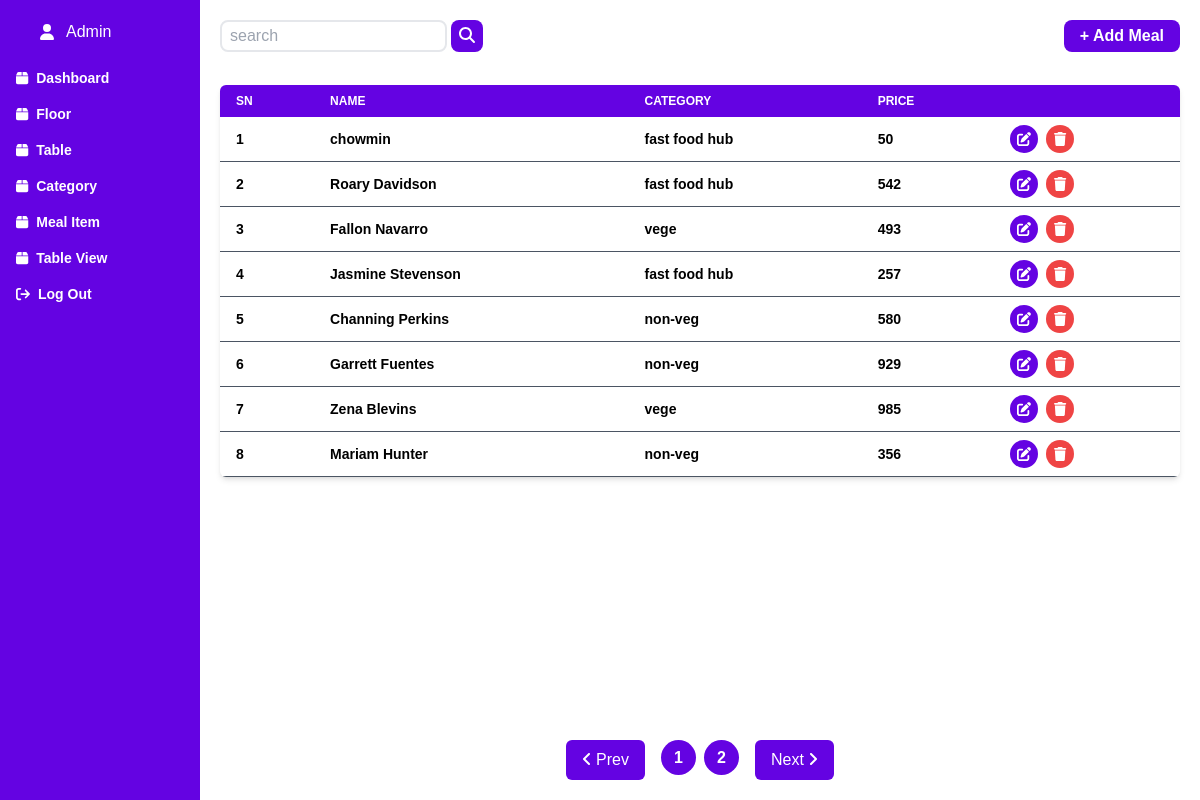
Page /restaurent/addmeal (signed in) on the committed database.
### restaurentapp/models.py (models this page shows, shortened)
class MealItem(models.Model):
   id=  models.BigAutoField(primary_key=True)
   name = models.CharField(max_length=300)
   category = models.ForeignKey(Category,on_delete=models.CASCADE,related_name="mealitem")
   image = models.ImageField(upload_to='Meal')
   ingredients = models.TextField()
   price = models.IntegerField(default=0)
   updated_at = models.DateField(auto_now_add=True)
   created_at = models.DateField(auto_now=True)

class Category(models.Model):
   id = models.BigAutoField(primary_key=True)
   name = models.CharField(max_length=300)
   icon = models.TextField()
   class Meta:
      verbose_name = 'Category'
      verbose_name_plural = 'Categories'

### restaurentapp/views.py (the view, shortened to what this page needs)
# urls.py: path('addmeal', login_required(add_meal_view), name='add_meal_view'),
def add_meal_view(request):
    context ={
        "SideNav":SideNav,
        "Data":MealItemSerializers(MealItem.objects.all(), many=True).data,
        "Category":CategorySerializers(Category.objects.all(), many=True).data,
        "Fields" : ["SN","Name","Category","Price"],
        "Page" :"MealItem",
    }
    return render(request, 'restaurent/addmeal.html',context)

### templates/restaurent/addmeal.html (shortened to what this page needs)
{% extends "main.html" %} {% block content %}
<div class="w-full h-full grid grid-cols-12 overflow-hidden">
  {% include "restaurent/sidenav.html" with SideNav=SideNav %}
  <div class="col-span-10 p-5 flex flex-col gap-3">
    <div class="h-[5vh] flex justify-between">
      <form action="" class="">
        <input
          required
          type="text"
          name="search"
          id="search"
          placeholder="search"
          class="bg-transparent border-2 border-grey-600 rounded-lg py-0.5 px-2"
        />
        <button
          type="submit"
          class="bg-primary px-2 py-1 text-white rounded-lg"
        >
          <i class="fa-solid fa-magnifying-glass"></i>
        </button>
      </form>
      <div>
        {% if user.is_staff %}
        <div
          id="add"
          class="bg-primary text-white px-4 py-1 rounded-lg font-bold cursor-pointer"
        >
          + Add Meal
        </div>
        {% endif %}
      </div>
    </div>
    <div class="flex flex-col justify-between h-full gap-4">
      <div class="mt-4" id="data">
        <div class="relative overflow-x-auto shadow-md rounded-md">
          <table
            class="w-full text-sm text-left text-gray-500 dark:text-gray-400"
          >
            <thead class="text-xs uppercase bg-primary text-white">
              <tr>
                {% for field in Fields %}
                <th scope="col" class="px-4 py-2">{{field}}</th>
                {% endfor %}
                <th scope="col" class="px-4 py-2"></th>
              </tr>
            </thead>
            <tbody class="data-list text-black">
              {% for data in Data %}
              <tr class="border-b border-gray-600">
                <th class="px-4 py-2">{{forloop.counter}}</th>
                <th scope="row" class="px-4 py-2">{{data.name}}</th>
                <th scope="row" class="px-4 py-2">{{data.category.name}}</th>
                <th scope="row" class="px-4 py-2">{{data.price}}</th>
                {% if user.is_staff %}
                <td class="px-4 py-2 flex gap-2">
                  <a
                    onclick="openPopupMeal('{{ data.id }}','{{ data.name }}','{{ data.category.name }}','{{ data.price }}','{{data.ingredients}}','{{data.image}}')"
                    class="bg-primary text-white w-7 h-7 rounded-full flex justify-center items-center cursor-pointer edit-table"
                  >
                    <i class="fa-solid fa-pen-to-square"></i>
                  </a>
                  <a
                    onclick="deleteMeal('{{ data.id }}','{{ data.name }}')"
                    class="bg-red-500 text-white w-7 h-7 rounded-full flex justify-center items-center cursor-pointer delete-meal"
                  >
                    <i class="fa-solid fa-trash"></i>
                  </a>
                </td>
                {% endif %}
              </tr>
              {% endfor %}
            </tbody>
          </table>
        </div>
      </div>
      <div class="flex gap-4 justify-center item-center">
        <button
          id="prev"
          onclick="prevPage()"
          class="bg-primary text-white px-4 py-2 rounded-md"
        >
          <i class="fa fa-angle-left"></i>
          Prev
        </button>
        <div id="pagination" class="flex gap-2">page</div>
        <button
          id="next"
          onclick="nextPage()"
          class="bg-primary text-white px-4 py-2 rounded-md"
        >
          Next
          <i class="fa fa-angle-right"></i>
        </button>
      </div>
    </div>
  </div>
</div>
{% endblock content %}

### templates/restaurent/sidenav.html
<div class="col-span-2 bg-primary py-5">
  <div class="mb-4 flex">
    <div class="flex items-center gap-3 text-white w-full px-10 capitalize">
      <i class="fa-solid fa-user"></i>
      {{user.username}}
    </div>
  </div>
  <ul class="flex flex-col sgap-2 items-end h-full capitalize text-sm">
    {% for item in SideNav %}{% if user.is_staff or item.admin == False %}
    <li>
      <a href="/{{ item.link }}">
        <div
          class="hover:bg-white w-[200px] px-4 py-2 hover:text-primary text-white font-semibold rounded-l-lg flex items-center gap-2"
        >
          <i class="{{ item.icons }}"></i>
          <h1>{{ item.name }}</h1>
        </div>
      </a>
    </li>
    {% endif %} {% endfor %}
    <li>
      <a href="{% url 'logout' %}">
        <div
          class="hover:bg-white w-[200px] px-4 py-2 hover:text-primary text-white font-semibold rounded-l-lg flex items-center gap-2"
        >
          <i class="fa-solid fa-sign-out"></i>
          <h1>Log Out</h1>
        </div>
      </a>
    </li>
  </ul>
</div>

### static/css/style.css (style rules this page uses)
* { margin: 0; padding: 0; box-sizing: border-box; font-family: "Poppins", sans-serif; }
body { width: 100%; height: 100vh; overflow: hidden; }

### rows in the picture
MealItem: name "chowmin"
Category: category.name "fast food hub" "fast food hub" "fast food hub"
MealItem: name "Roary Davidson"
MealItem: name "Fallon Navarro"
Category: category.name "vege" "vege"
MealItem: name "Jasmine Stevenson"
MealItem: name "Channing Perkins"
Category: category.name "non-veg" "non-veg" "non-veg"
MealItem: name "Garrett Fuentes"
MealItem: name "Zena Blevins"
MealItem: name "Mariam Hunter"

### other values in the picture
{{ user.username }} "Admin"
{{ item.name }} "Dashboard" "Floor" "Table" "Category" "Meal Item" "Table View"
{{ field }} "SN" "NAME" "CATEGORY" "PRICE"
{{ data.price }} "50" "542" "493" "257" "580" "929" "985" "356"
